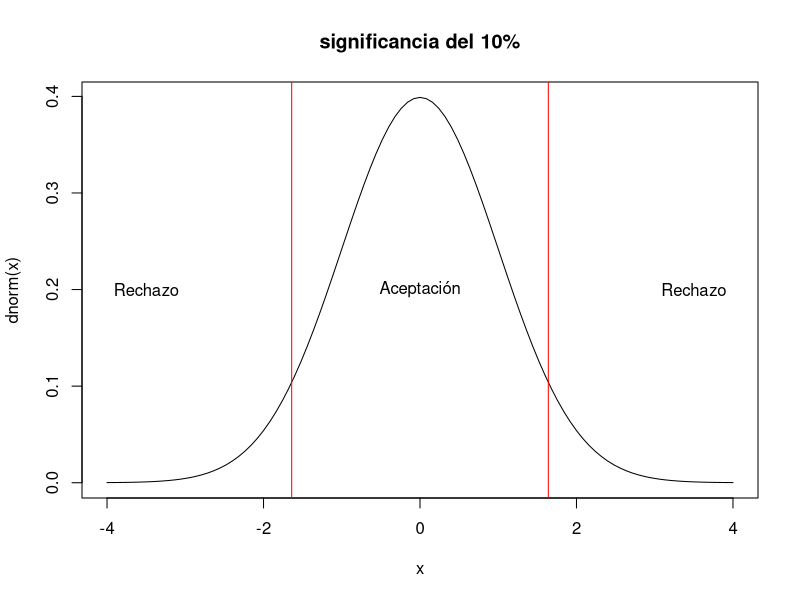
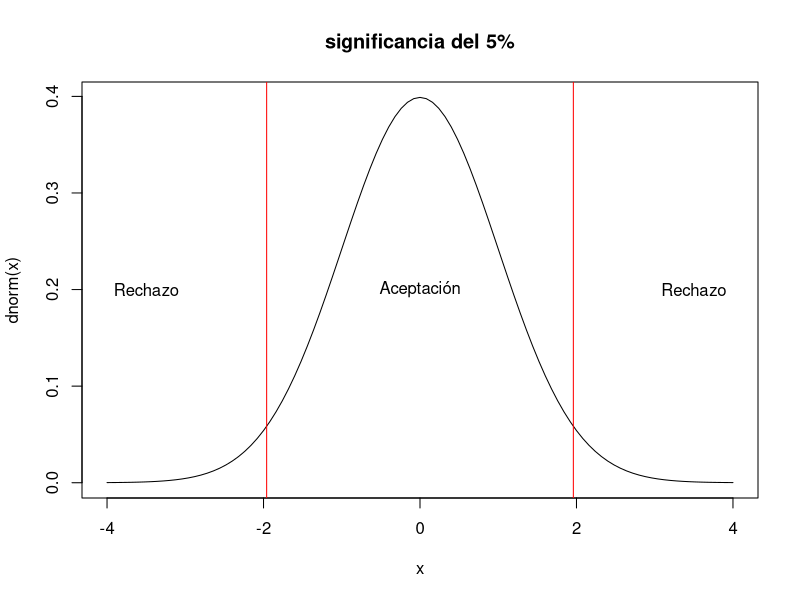
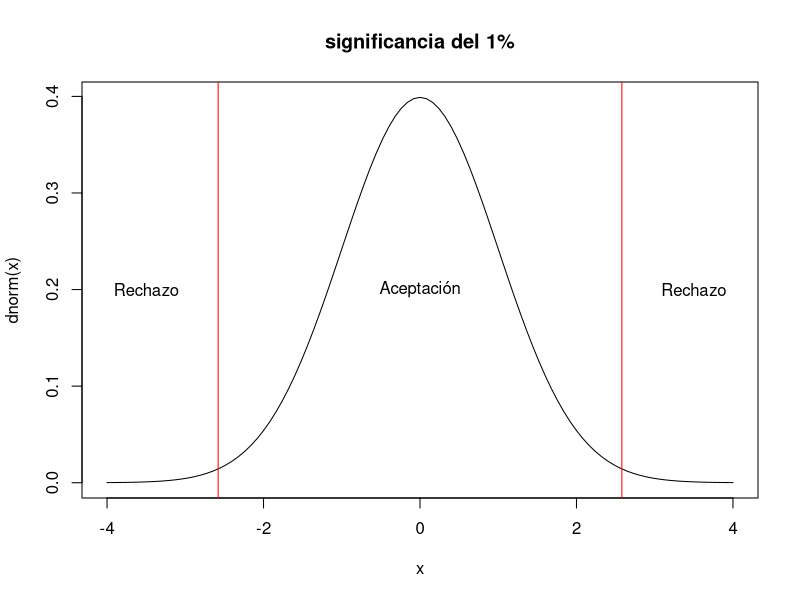
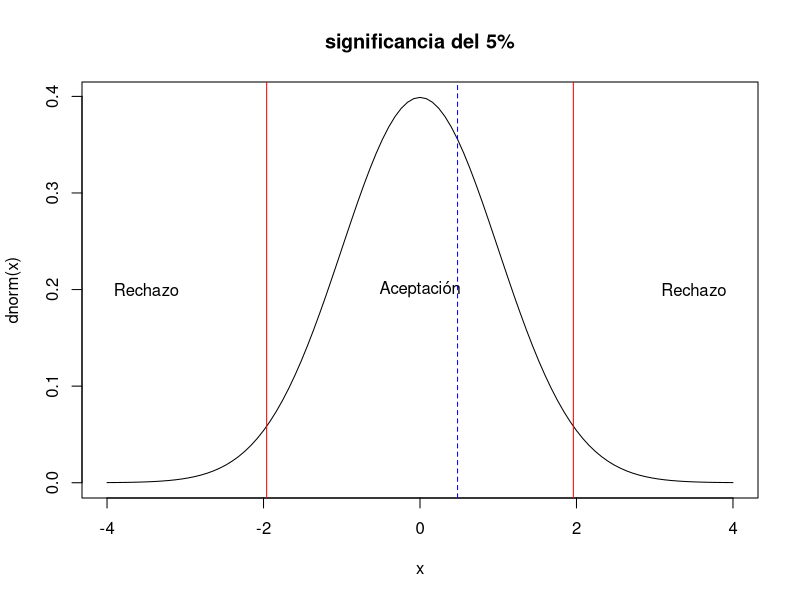
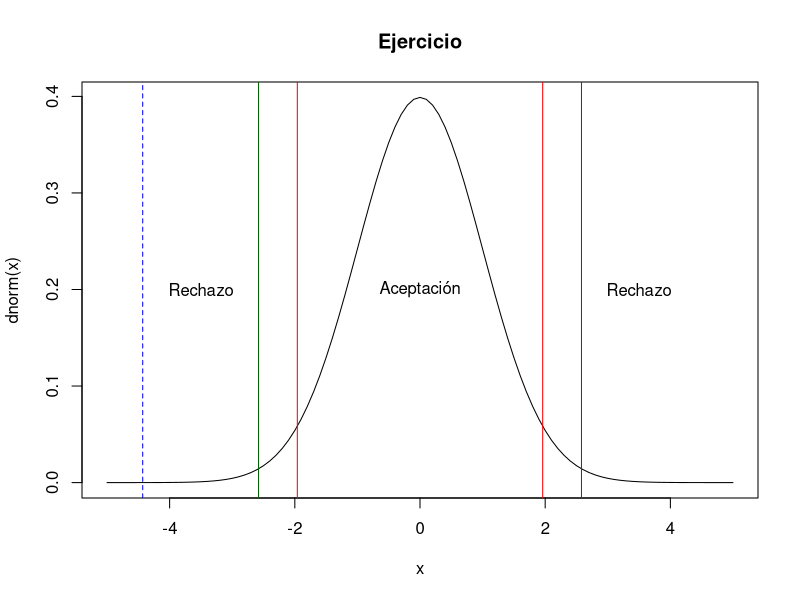
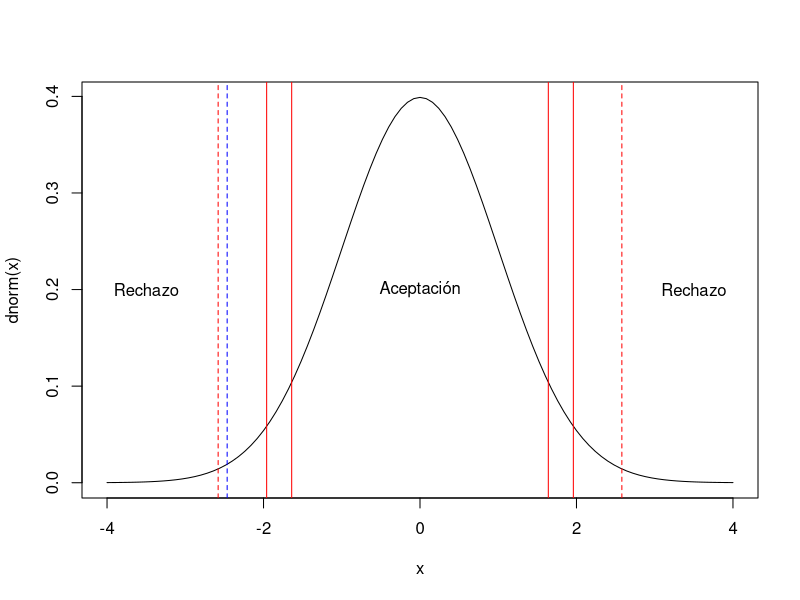
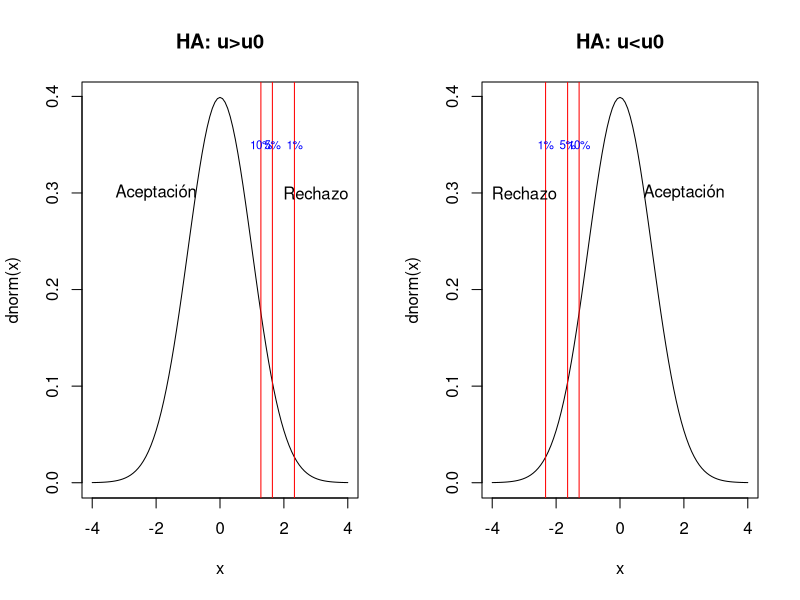
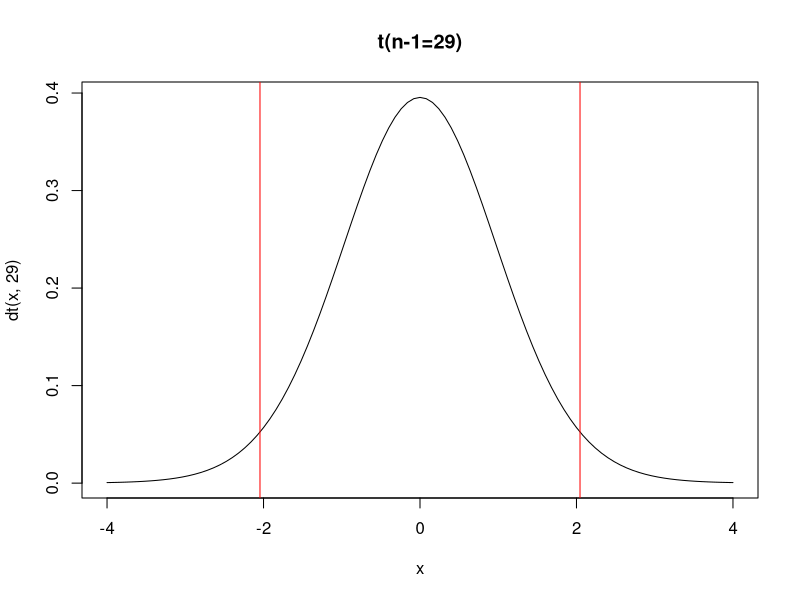

Source code (R) for these figures, in order:
## ---- chunk 1
curve(dnorm(x),xlim=c(-4,4),main="significancia del 10%")
#
abline(v=c(-1.64,1.64),col="red")
text(c(-3.5,0,3.5),rep(0.2,3),c("Rechazo","Aceptación","Rechazo"))
# al 5 %
curve(dnorm(x),xlim=c(-4,4),main="significancia del 5%")
abline(v=c(-1.96,1.96),col="red")
text(c(-3.5,0,3.5),rep(0.2,3),c("Rechazo","Aceptación","Rechazo"))
# al 1 %
curve(dnorm(x),xlim=c(-4,4),main="significancia del 1%")
abline(v=c(-2.58,2.58),col="red")
text(c(-3.5,0,3.5),rep(0.2,3),c("Rechazo","Aceptación","Rechazo"))
#qnorm(0.01/2)
## ---- chunk 2
# al 5 %
curve(dnorm(x),xlim=c(-4,4),main="significancia del 5%")
abline(v=c(-1.96,1.96),col="red")
text(c(-3.5,0,3.5),rep(0.2,3),c("Rechazo","Aceptación","Rechazo"))
abline(v=0.48,col="blue",lty=2)
## ---- chunk 3
curve(dnorm(x),xlim=c(-5,5),main="Ejercicio")
abline(v=c(-1.96,1.96),col="red")
abline(v=c(-2.58,2.58),col="darkgreen")
text(c(-3.5,0,3.5),rep(0.2,3),c("Rechazo","Aceptación","Rechazo"))
abline(v=-4.43,col="blue",lty=2)
## ---- chunk 4
pnorm(-4.43)# pvalor
## ---- chunk 5
set.seed(1447)
x<-round(runif(30,40,80),0)
x
## ---- chunk 6
curve(dnorm(x),xlim=c(-4,4),main="")
abline(v=(60.5-65)/(10/sqrt(30)),col="blue",lty=2)
abline(v=c(-1.96,1.96),col="red")
abline(v=c(-1.64,1.64),col="red")
abline(v=c(-2.58,2.58),col="red",lty=2)
text(c(-3.5,0,3.5),rep(0.2,3),c("Rechazo","Aceptación","Rechazo"))
## ---- chunk 7
par(mfrow=c(1,2))
curve(dnorm(x),xlim=c(-4,4),main="HA: u>u0")
abline(v=c(1.28,1.64,2.33),col="red")
text(c(-2,3),c(0.3,0.3),c("Aceptación","Rechazo"))
text(c(1.28,1.64,2.33),rep(0.35,3),paste0(c(10,5,1),"%"),cex=0.7,col="blue")
curve(dnorm(x),xlim=c(-4,4),main="HA: u<u0")
abline(v=-c(1.28,1.64,2.33),col="red")
text(c(2,-3),c(0.3,0.3),c("Aceptación","Rechazo"))
text(-c(2.33,1.64,1.28),rep(0.35,3),paste0(c(1,5,10),"%"),cex=0.7,col="blue")
dev.off()
## ---- chunk 8
sd(x);length(x);mean(x)
## ---- chunk 9
curve(dt(x,29),xlim = c(-4,4),main="t(n-1=29)")
ta<-qt(0.05/2,30-1,lower.tail = F)
abline(v=c(-ta,ta),col="red")
## ---- chunk 10
#z0 normal
curve(dnorm(x),xlim=c(-6,6),xlab="",lwd=2)
abline(v=1.64,col="red",lwd=2)
text(c(-1,2.5),c(0.3,0.3),c("RA","RR"),col="blue")
#t0 t-student
curve(dt(x,20),add=T,col="blue",lty=2)
abline(v=1.72,col="blue")

abline(v=-5.84,col="darkgreen",lty=2)
text(-5.84,0.3,"Z0,t0")
## ---- chunk 11
ee<-function(x){
nn<-(1/500)*(x-21)
dd<-sqrt(((x+21)/1000)*(1-((x+21)/1000))*(1/250))
z0<-nn/dd
return(z0)
}
plot(0:500,ee(0:500))
abline(h=c(1.96,-1.96),col="red")
## ---- chunk 12
curve(dchisq(x,19),xlim=c(0,80),main=expression(paste(chi^{2},"(n-1=19)")))
x1<-qchisq(0.05/2,19,lower.tail = F)
x2<-qchisq(1-0.05/2,19,lower.tail = F)
abline(v=c(x1,x2),col="red",lty=2)
text(c(x1,x2),c(0.02,0.02),round(c(x1,x2),2),col="blue")
pchisq(x1,19)-pchisq(x2,19)
## ---- chunk 13
#>
qchisq(0.05,19,lower.tail = F)
#<
qchisq(1-0.05,19,lower.tail = F)

par(mfrow=c(1,2))
curve(dchisq(x,19),xlim=c(0,80),main="H_1: sigma>sigma_0")
abline(v=qchisq(0.05,19,lower.tail = F),col="blue")
curve(dchisq(x,19),xlim=c(0,80),main="H_1: sigma<sigma_0")
abline(v=qchisq(1-0.05,19,lower.tail = F),col="blue")
## ---- chunk 14
dev.off()
curve(dchisq(x,11),xlim=c(0,80),main=expression(paste(chi^{2},"(n-1=11)")))
x1<-qchisq(0.05/2,11,lower.tail = F)
x2<-qchisq(1-0.05/2,11,lower.tail = F)
abline(v=c(x1,x2),col="red",lty=2)
text(c(x1,x2),c(0.02,0.02),round(c(x1,x2),2),col="blue")
abline(v=2.28,lty=2,col="darkgreen")
## ---- chunk 15
curve(df(x,19,19),xlim=c(0,4),main="F(19,19)")
x1<-qf(0.05/2,19,19,lower.tail = F)
x2<-qf(1-0.05/2,19,19,lower.tail = F)
abline(v=c(x1,x2),col="red",lty=2)
text(c(x1,x2),c(0.4,0.4),round(c(x1,x2),2),col="blue")
pf(x1,19,19)-pf(x2,19,19)

qf(0.05/2,10,10,lower.tail = F)
qf(1-0.05/2,10,10,lower.tail = F)

j<-1
curve(df(x,19,19),xlim=c(0,4),ylim=c(0,4))
for(i in seq(20,1000,10)){
  curve(df(x,i,i),col=j,add = T)
  j<-j+1
}
## ---- chunk 16
qf(0.05,19,19,lower.tail = F)#sigma1>sigma2
qf(1-0.05,19,19,lower.tail = F)#sigma1<sigma2
par(mfrow=c(1,2))
curve(df(x,19,19),xlim=c(0,4),main="H_1: sigma1>sigma2")
abline(v=qf(0.05,19,19,lower.tail = F),col="blue")
curve(df(x,19,19),xlim=c(0,4),main="H_1: sigma1<sigma2")
abline(v=qf(1-0.05,19,19,lower.tail = F),col="blue")
dev.off()
## ---- chunk 17
xr<-sample(x,1000,replace = T)
hist(xr)
plot(density(xr))
## ---- chunk 18
x
shapiro.test(x)
y<-runif(1000)
shapiro.test(y)
## ---- chunk 19
za2<-qnorm(0.05/2,lower.tail = F)
zb<-qnorm(0.2,lower.tail = F)
n<-((za2*0.5+zb*0.5)/0.09)^2
n
